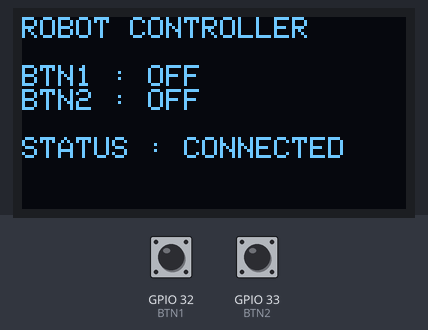
A program run on a simulated ESP32. Parts: 128×64 one-colour display. The test bench sets the inputs (shaded band); at power-on: GPIO 32 (BTN1) HIGH, GPIO 33 (BTN2) HIGH. What the program prints to the serial monitor is not drawn.

Above: at 1.2 s.
1.3 s: GPIO 32 (BTN1) pulled LOW for 0.15 s
At 1.43 s:
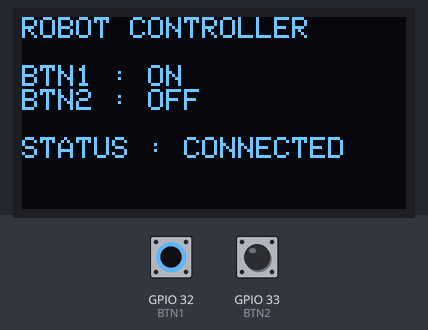
3.0 s: GPIO 33 (BTN2) pulled LOW for 0.15 s
At 3.13 s:
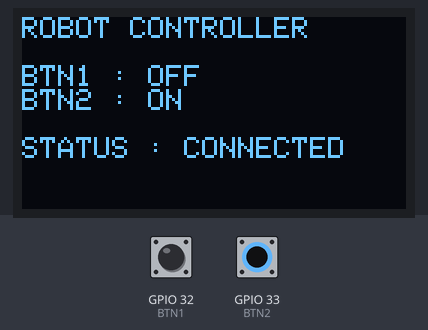
4.7 s: GPIO 32 (BTN1) driven LOW and GPIO 33 (BTN2) driven LOW
At 5.4 s:
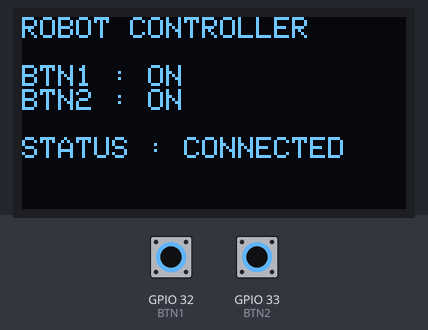
6.2 s: GPIO 32 (BTN1) driven HIGH
At 6.6 s:
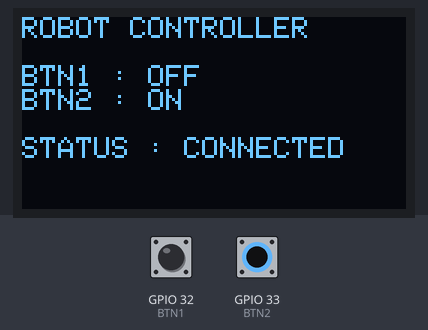
7.7 s: GPIO 32 (BTN1) driven LOW
At 8.4 s:
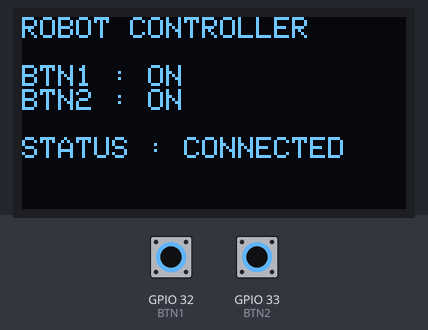
Timing chart, 0 to 10.2 s (numbered marks = the images above; inputs shaded):
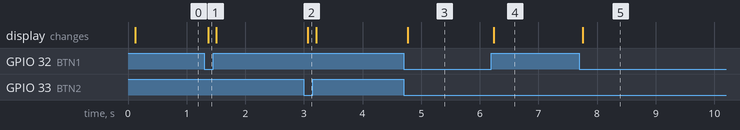

Measured:
- after the input at 1.3 s, the display: changes after 0.07 s (image 1)
- after the input at 3.0 s, the display: changes after 0.07 s (image 2)
- after the input at 4.7 s, the display: changes after 0.07 s (image 3)
- after the input at 6.2 s, the display: changes at once (image 4)
- after the input at 7.7 s, the display: changes after 0.06 s (image 5)

The program:

main.cpp
```cpp
#include <WiFi.h>
#include <esp_now.h>

#include <Wire.h>
#include <Adafruit_GFX.h>
#include <Adafruit_SSD1306.h>

#define SCREEN_WIDTH 128
#define SCREEN_HEIGHT 64

Adafruit_SSD1306 display(SCREEN_WIDTH, SCREEN_HEIGHT, &Wire, -1);

// ===================== PIN =====================
#define BTN1 32
#define BTN2 33

// ===================== RECEIVER MAC =====================
uint8_t receiverMAC[] = {0x8C, 0x4F, 0x00, 0x2E, 0x99, 0x08};

// ===================== DATA =====================
typedef struct {
  bool btn1;
  bool btn2;
} ControlPacket;

ControlPacket packet;

// ===================== STATUS =====================
bool connected = false;
unsigned long lastSuccess = 0;

// ===================== CALLBACK =====================
void onDataSent(const uint8_t *mac_addr, esp_now_send_status_t status) {
  (void)mac_addr;

  if (status == ESP_NOW_SEND_SUCCESS) {
    connected = true;
    lastSuccess = millis();
  }
}

void setup() {

  Serial.begin(115200);

  pinMode(BTN1, INPUT_PULLUP);
  pinMode(BTN2, INPUT_PULLUP);

  // OLED
  Wire.begin(21,22);

  display.begin(SSD1306_SWITCHCAPVCC, 0x3C);

  display.clearDisplay();
  display.display();

  // WiFi
  WiFi.mode(WIFI_STA);

  // ESP NOW
  if (esp_now_init() != ESP_OK) {

    Serial.println("ESP NOW INIT FAILED");

    while (true);

  }

  esp_now_register_send_cb(onDataSent);

  esp_now_peer_info_t peer = {};

  memcpy(peer.peer_addr, receiverMAC, 6);

  peer.channel = 0;

  peer.encrypt = false;

  if (esp_now_add_peer(&peer) != ESP_OK) {

    Serial.println("Peer Failed");

    while (true);

  }

  Serial.println("TRANSMITTER READY");
}

void loop() {

  packet.btn1 = !digitalRead(BTN1);
  packet.btn2 = !digitalRead(BTN2);

  esp_now_send(receiverMAC,(uint8_t*)&packet,sizeof(packet));

  if (millis() - lastSuccess > 1000)
      connected = false;

  // OLED
  display.clearDisplay();

  display.setTextSize(1);

  display.setTextColor(SSD1306_WHITE);

  display.setCursor(0,0);

  display.println("ROBOT CONTROLLER");

  display.println();

  display.print("BTN1 : ");
  display.println(packet.btn1 ? "ON":"OFF");

  display.print("BTN2 : ");
  display.println(packet.btn2 ? "ON":"OFF");

  display.println();

  display.print("STATUS : ");

  display.println(connected ? "CONNECTED":"SEARCHING");

  display.display();

  delay(20);
}
```
